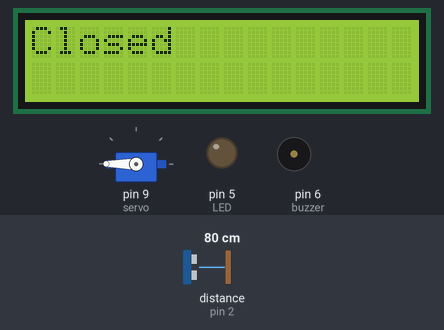
The sketch below on a simulated Arduino Uno, built with avr-gcc and run on an emulated ATmega328P. Parts: 16×2 character LCD, servo, output pins drawn as LEDs (lit = HIGH), buzzer (waves = sounding). The inputs (shaded band) are chosen by the test bench; at power-on: distance to the obstacle (sensor on pin 2) 80 cm. The echo pulse lasts 58.3 µs per cm; pins used as bus, display or sensor lines are not drawn; what the sketch prints to the serial monitor is not drawn.

Above: at 2.6 s.
2.7 s: distance to the obstacle (sensor on pin 2) set to 13 cm
At 3.4 s:
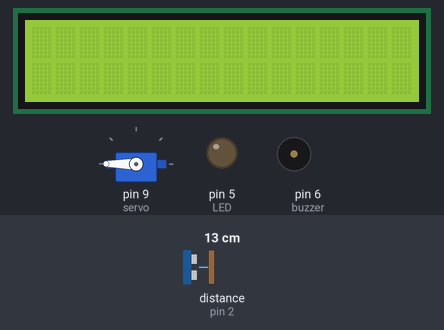
At 4.7 s:
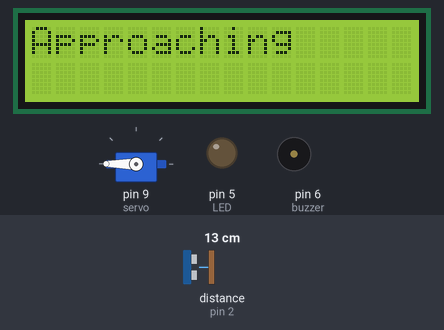
8.9 s: distance to the obstacle (sensor on pin 2) set to 10 cm
At 11.3 s:
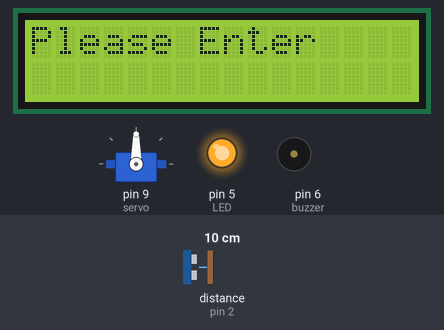
Timing chart, 0 to 21.1 s (numbered marks = the images above; inputs shaded):
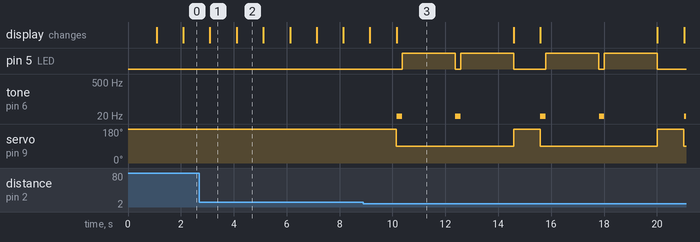

Measured:
- the behaviour switches between 12 and 11 cm on distance to the obstacle (sensor on pin 2) (found by bisection; images 2 and 3)
- after the input at 2.7 s, the display: first differs from a run without the input after 1.4 s (image 2)
- after the input at 8.9 s, pin 5 (LED): LOW → HIGH after 1.5 s, → LOW 2.0 s later, → HIGH 0.21 s later, → LOW 2.0 s later, … (8 changes in this stretch); tone on pin 6 (buzzer): plays 10 Hz for 0.20 s, 10 Hz for 0.20 s, 10 Hz for 0.20 s, 10 Hz for 0.20 s, 10 Hz for 0.07 s, starting after 1.3 s
- what the display in image 1 shows lasts 1.0 s, from 3.1 s to 4.1 s

The sketch:

Automatic_door2.ino
```cpp
#include<Servo.h>
#include <Wire.h>
#include <LiquidCrystal_I2C.h>

LiquidCrystal_I2C lcd(0x27,16,2);
Servo servo;
int trig = 3;
int echo = 2;
int LED = 5;
int buzzer = 6;
int distance;
int duration;
int pos;

void setup() {
  lcd.init();
  lcd.backlight();
  lcd.setCursor(0,0);
  lcd.print("Welcome HOME");
  delay(1000);
  lcd.clear();
  pinMode(trig, OUTPUT);
  pinMode(echo, INPUT);
  pinMode(buzzer,OUTPUT);
  pinMode(LED, OUTPUT);
  servo.attach(9);
  Serial.begin(9600);

}

void loop() {
  servo.write(180);
  delay(1000);

  digitalWrite(trig, HIGH);
  delay(2);
  digitalWrite(trig, LOW);
  duration= pulseIn(echo, HIGH);
  distance= duration*0.034*0.5;
  Serial.println(distance);
  //Serial.print("cm");

  if ( distance <= 10){
    for( pos= 180 ; pos>=90; pos-=90){
      servo.write(90);
      lcd.setCursor(0,0);
      lcd.print("Please Enter");
      tone(buzzer ,10);
      delay(200);
      noTone(buzzer);
      digitalWrite(LED,HIGH);
      delay(2000);
      lcd.clear();
      digitalWrite(LED,LOW);
     }
  }
   else if(distance>10 and distance<15) {
    servo.write(180);
    lcd.print("Approaching");
    delay(1000);
    lcd.clear();
  }
  else{
  /* for(pos=90; pos<= 180; pos+=90){
      servo.write(180);
      delay(1000); */
//       servo.write(180);
//       delay(1000);

      lcd.clear();
      lcd.setCursor(0,0);
      lcd.print("Closed");
      delay(1000);
      lcd.clear();
      digitalWrite(buzzer, LOW);
      digitalWrite(LED, LOW);
    }
  }
//}
```
